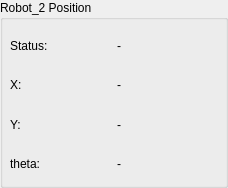
   <widget class="QGroupBox" name="groupBox_robot_2">
    <property name="geometry">
     <rect>
      <x>790</x>
      <y>50</y>
      <width>228</width>
      <height>188</height>
     </rect>
    </property>
    <property name="title">
     <string>Robot_2 Position</string>
    </property>
    <widget class="QWidget" name="verticalLayoutWidget_2">
     <property name="geometry">
      <rect>
       <x>10</x>
       <y>29</y>
       <width>208</width>
       <height>151</height>
      </rect>
     </property>
     <layout class="QVBoxLayout" name="verticalLayout_2">
      <item>
       <layout class="QHBoxLayout" name="horizontalLayout_21">
        <item>
         <widget class="QLabel" name="label_26">
          <property name="text">
           <string>Status:</string>
          </property>
          <property name="alignment">
           <set>Qt::AlignLeading|Qt::AlignLeft|Qt::AlignVCenter</set>
          </property>
         </widget>
        </item>
        <item>
         <widget class="QLabel" name="label_system_status_robot2">
          <property name="text">
           <string>-</string>
          </property>
         </widget>
        </item>
       </layout>
      </item>
      <item>
       <layout class="QHBoxLayout" name="horizontalLayout_7">
        <item>
         <widget class="QLabel" name="label_7">
          <property name="text">
           <string>X:</string>
          </property>
         </widget>
        </item>
        <item>
         <widget class="QLabel" name="label_robot_2_x">
          <property name="text">
           <string>-</string>
          </property>
         </widget>
        </item>
       </layout>
      </item>
      <item>
       <layout class="QHBoxLayout" name="horizontalLayout_8">
        <item>
         <widget class="QLabel" name="label_8">
          <property name="text">
           <string>Y:</string>
          </property>
         </widget>
        </item>
        <item>
         <widget class="QLabel" name="label_robot_2_y">
          <property name="text">
           <string>-</string>
          </property>
         </widget>
        </item>
       </layout>
      </item>
      <item>
       <layout class="QHBoxLayout" name="horizontalLayout_9">
        <item>
         <widget class="QLabel" name="label_9">
          <property name="text">
           <string>theta:</string>
          </property>
         </widget>
        </item>
        <item>
         <widget class="QLabel" name="label_robot_2_z">
          <property name="text">
           <string>-</string>
          </property>
         </widget>
        </item>
       </layout>
      </item>
     </layout>
    </widget>
   </widget>
